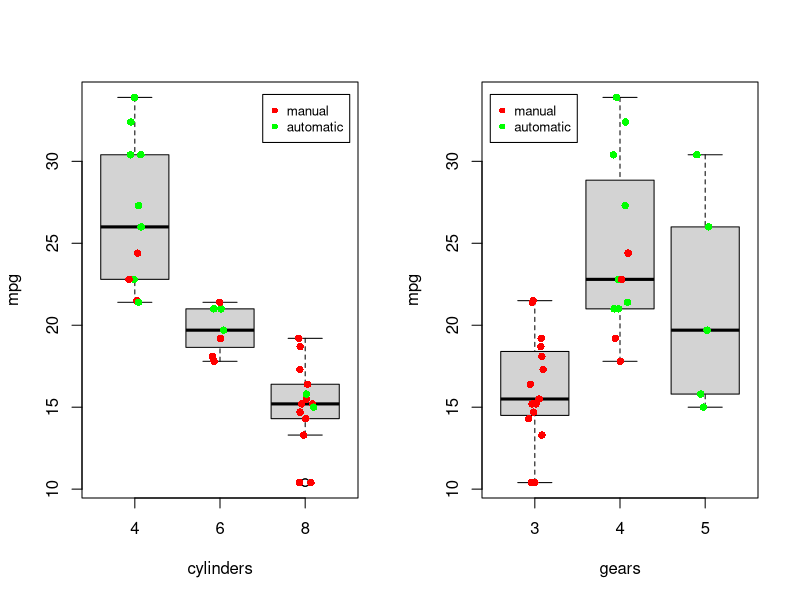
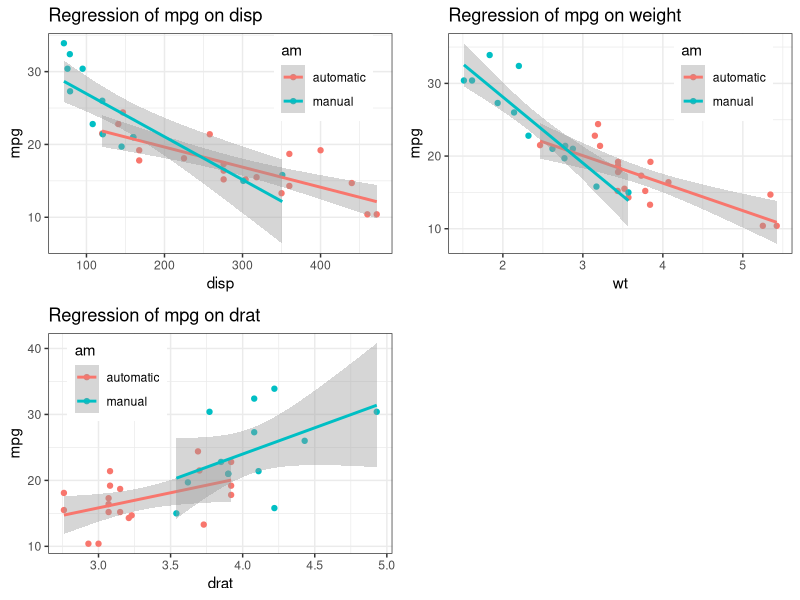
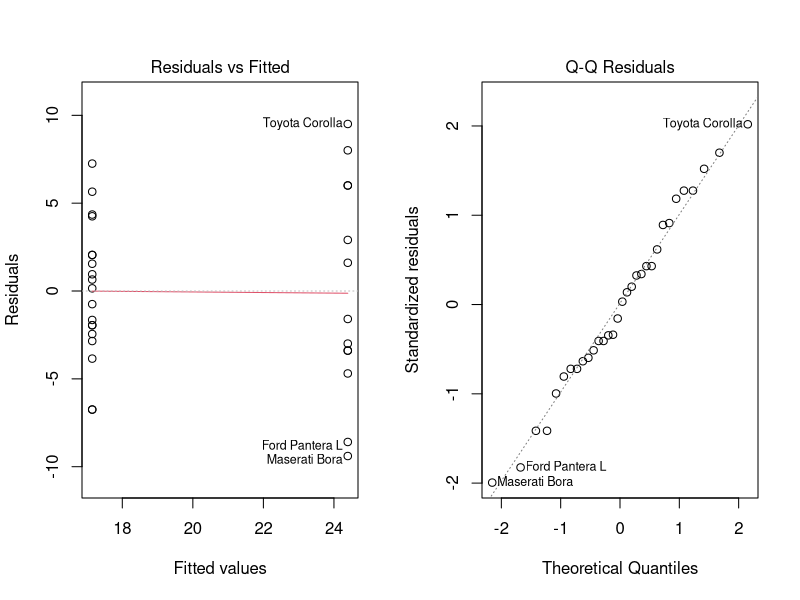

These charts were generated, in order, by the following R code:
## ---- chunk 1
setwd("~/Documents/ml/datascience/courses/07_RegressionModels/project/")
library(datasets)
data(mtcars)

# Create factors for the categorial variables
cars <- mtcars
cars$am <- factor(mtcars$am, levels=c(0,1), labels=c("automatic", "manual"))
cars$cyl <- factor(mtcars$cyl)
cars$vs <- factor(mtcars$vs, levels=c(0,1), labels=c("s", "v"))
cars$gear <- factor(mtcars$gear)
cars$carb <- factor(mtcars$carb)

names(cars)
## ---- chunk 2
cors <- cor(mtcars$mpg,mtcars[,-1])
cor.tests <- sapply(mtcars[, -1], cor.test, mtcars$mpg)
alphas <- sapply(0:9, function(i){ cor.tests[i*9+3]} )

results <- rbind(cors, alphas)
rownames(results) <- c("corr", "p-value")
results
## ---- chunk 3
sapply( c("cyl", "vs", "gear", "carb"), function(cat){ summary( table(cars[,cat], cars$am) )} )
## ---- chunk 4
rbind( sapply( c("disp", "hp", "drat", "wt", "qsec"), function(var){ t.test( cars[,var] ~ cars$am)[3] } ) )
## ---- chunk 5
par(mfrow=c(1,2))
plot(cars$cyl, cars$mpg, ylab="mpg", xlab="cylinders")
points(jitter(as.numeric(cars$cyl), factor=0.5), cars$mpg, col=sapply(cars$am, switch, 'red', 'green'), pch=16)
legend(x="topright", legend=c('manual', 'automatic'), pch=16, col=c('red', 'green'), cex=0.8, inset=0.03)

plot(cars$gear, cars$mpg, ylab="mpg", xlab="gears")
points(jitter(as.numeric(cars$gear), factor=0.5), cars$mpg, col=sapply(cars$am, switch, 'red', 'green'), pch=16)
legend(x="topleft", legend=c('manual', 'automatic'), pch=16, col=c('red', 'green'), cex=0.8, inset=0.03)

## ---- chunk 6
library(ggplot2)

# Multiple plot function
# FROM: http://www.cookbook-r.com/Graphs/Multiple_graphs_on_one_page_(ggplot2)/
# ggplot objects can be passed in ..., or to plotlist (as a list of ggplot objects)
# - cols:   Number of columns in layout
# - layout: A matrix specifying the layout. If present, 'cols' is ignored.
#
# If the layout is something like matrix(c(1,2,3,3), nrow=2, byrow=TRUE),
# then plot 1 will go in the upper left, 2 will go in the upper right, and
# 3 will go all the way across the bottom.
#
multiplot <- function(..., plotlist=NULL, file, cols=1, layout=NULL) {
  require(grid)

  # Make a list from the ... arguments and plotlist
  plots <- c(list(...), plotlist)

  numPlots = length(plots)

  # If layout is NULL, then use 'cols' to determine layout
  if (is.null(layout)) {
    # Make the panel
    # ncol: Number of columns of plots
    # nrow: Number of rows needed, calculated from # of cols
    layout <- matrix(seq(1, cols * ceiling(numPlots/cols)),
                    ncol = cols, nrow = ceiling(numPlots/cols))
  }

 if (numPlots==1) {
    print(plots[[1]])

  } else {
    # Set up the page
    grid.newpage()
    pushViewport(viewport(layout = grid.layout(nrow(layout), ncol(layout))))

    # Make each plot, in the correct location
    for (i in 1:numPlots) {
      # Get the i,j matrix positions of the regions that contain this subplot
      matchidx <- as.data.frame(which(layout == i, arr.ind = TRUE))

      print(plots[[i]], vp = viewport(layout.pos.row = matchidx$row,
                                      layout.pos.col = matchidx$col))
    }
  }
}
p1 <- qplot(disp, mpg, data=cars, geom=c("point", "smooth"), 
      method="lm", formula=y~x, color=am, 
      main="Regression of mpg on disp", xlab="disp", ylab="mpg") + theme_bw() + theme(legend.position = c(0.8, 0.8))

p2 <- qplot(drat, mpg, data=cars, geom=c("point", "smooth"), 
      method="lm", formula=y~x, color=am, 
      main="Regression of mpg on drat", xlab="drat", ylab="mpg") + theme_bw() + theme(legend.position = c(0.2, 0.8))

p3 <- qplot(wt, mpg, data=cars, geom=c("point", "smooth"), 
      method="lm", formula=y~x, color=am, 
      main="Regression of mpg on weight", xlab="wt", ylab="mpg") + theme_bw() + theme(legend.position = c(0.8, 0.8))

multiplot(p1, p2, p3, cols=2)
## ---- chunk 7
fit <- lm( mpg ~ am, data=cars)
summary(fit)[4]
## ---- chunk 8
sumCoef <- summary(fit)$coefficients
est.automatic <- sumCoef[1,1] + c(-1, 1) * qt(.975, df = fit$df) * sumCoef[1, 2]
est.diff      <- sumCoef[2,1] + c(-1, 1) * qt(.975, df = fit$df) * sumCoef[2, 2]
coef.tab <- rbind(est.automatic, est.diff)
colnames(coef.tab) <- c("lower bound", "upper bound")
rownames(coef.tab) <- c("mean automatic", "manual - automatic")
coef.tab
## ---- chunk 9
par(mfrow=c(1,2))
plot(fit, which=1)
plot(fit, which=2)
## ---- chunk 10
 range(hatvalues(fit))
## ---- chunk 11
fit.wt <- lm(mpg ~ am + wt, data=cars)
summary(fit.wt)[4]
## ---- chunk 12
fit.am.wt <- lm(mpg ~ am*wt, data=cars)
summary(fit.am.wt)[4]
## ---- chunk 13
fit1 <- lm(mpg ~ am, data=cars)
fit2 <- update(fit1, mpg ~ am + wt, data=cars)
fit3 <- update(fit1, mpg ~ am + wt + am*wt, data=cars)
fit4 <- update(fit1, mpg ~ am + wt + am*wt + cyl, data=cars)
anova(fit1, fit2, fit3, fit4)
